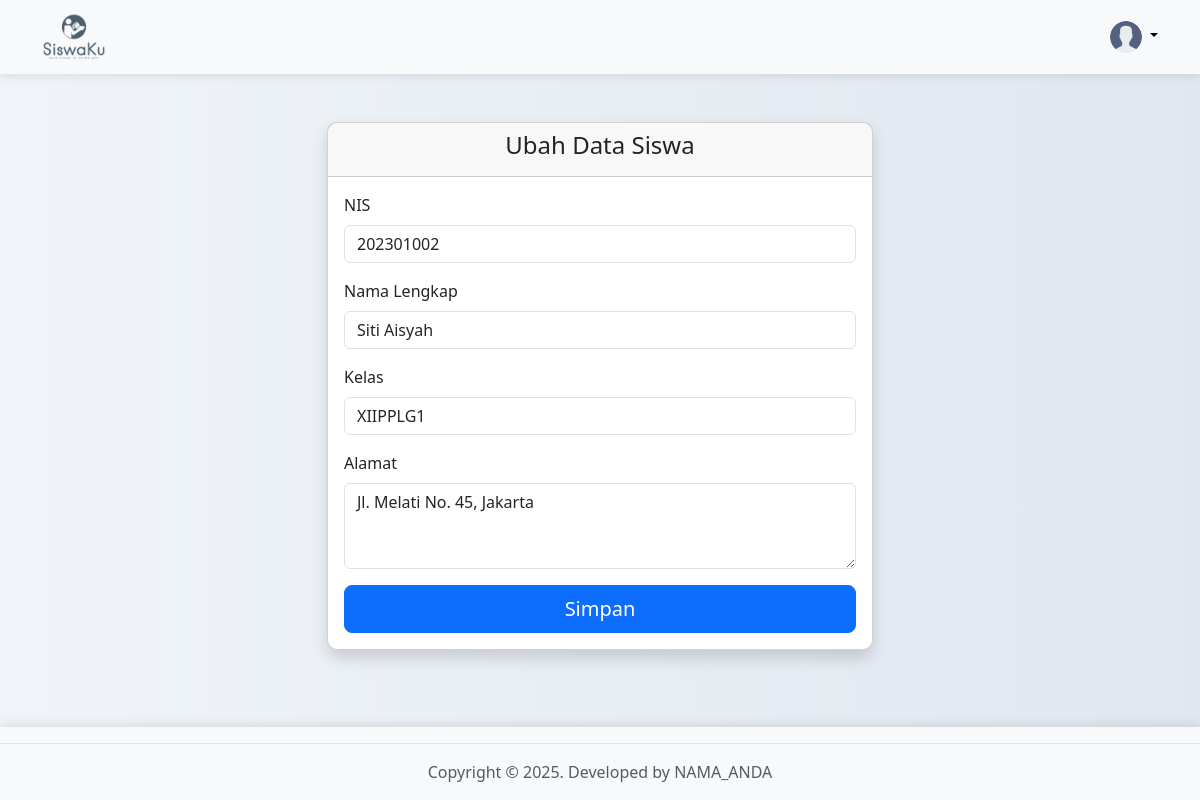
The app's page /form?nis=202301002 (signed in) with its own data.
### tables this page shows
CREATE TABLE IF NOT EXISTS `students` (
  `id` int(11) NOT NULL AUTO_INCREMENT,
  `nis` int(11) NOT NULL,
  `fullname` varchar(255) NOT NULL,
  `class` varchar(50) NOT NULL DEFAULT '',
  `address` text NOT NULL,
  PRIMARY KEY (`id`),
  UNIQUE KEY `nis` (`nis`)
);

### controllers/Form.php (called while the page is built, shortened)
<?php
require_once 'models/Student.php';
class Form
{
  public function index()
  {
    if (isset($_SESSION['user_id'])) {
      if (isset($_GET['nis'])) {
        $student = new Student();
        $data = $student->getStudentByNIS($_GET['nis']);
        if (count($data) > 0) {
          return Route::view('form', ['data' => $data[0]]);
        }
      }
      return Route::view('form');
    }
    return Route::redirect('/login');
  }
}

### models/Student.php (called while the page is built, shortened)
<?php
class Student
{
    private $db;
    public function __construct()
    {
        $database = new Database();
        $this->db = $database->getConnection();
    }
    public function getStudentByNIS($nis)
    {
        $query = "SELECT * FROM students WHERE nis = :nis";
        $stmt = $this->db->prepare($query);
        $stmt->bindParam(':nis', $nis);
        $stmt->execute();
        return $stmt->fetchAll(PDO::FETCH_ASSOC);
    }
}

### helpers/Database.php (called while the page is built, shortened)
<?php
class Database
{
  private $connection;
  private function connect()
  {
    try {
      $this->connection = new PDO("mysql:host=" . DB_HOST . ";dbname=" . DB_NAME, DB_USER, DB_PASS);
      $this->connection->setAttribute(PDO::ATTR_ERRMODE, PDO::ERRMODE_EXCEPTION);
    } catch (PDOException $e) {
      die("Connection failed: " . $e->getMessage());
    }
  }
  public function getConnection()
  {
    return $this->connection;
  }
}

### views/form.php (the view, shortened to what this page needs)
<!DOCTYPE html>
<html lang="en">
<head>
  <link rel="stylesheet" href="assets/css/bootstrap.min.css">
  <link rel="stylesheet" href="assets/css/custom.css">
</head>
<body class="min-vh-100 elegant-background">
  <nav class="navbar bg-body-tertiary">
    <div class="container">
      <a class="navbar-brand" href="/">
        <img src="assets/images/logo-gray.png" width="64">
      </a>
      <div class="dropdown text-end">
        <a href="#" class="d-block link-body-emphasis text-decoration-none dropdown-toggle" data-bs-toggle="dropdown" aria-expanded="false">
          <img src="assets/images/icon-user.png" alt="mdo" width="32" height="32" class="rounded-circle">
        </a>
      </div>
    </div>
  </nav>
  <main class="container mt-5">
    <div class="row justify-content-center">
      <div class="col-md-6">
        <div class="card shadow">
          <div class="card-header">
            <h4 class="text-center"><?php echo isset($data['nis']) ? 'Ubah' : 'Tambah'; ?> Data Siswa</h4>
          </div>
          <div class="card-body">
            <form action="<?php echo isset($data['nis']) ? 'form/update' : 'form/insert'; ?>" method="post" novalidate>
              <div class="mb-3">
                <label for="nis" class="form-label">NIS</label>
                <input
                  type="number"
                  class="form-control <?php echo isset($validation['nis']) && !$validation['nis'] ? 'is-invalid' : ''; ?>"
                  value="<?php echo isset($data['nis']) ? $data['nis'] : ''; ?>"
                  name="nis"
                  pattern="[0-9]+"
                  <?php echo isset($data['nis']) ? 'readonly' : ''; ?>
                  required>
              </div>
              <div class="mb-3">
                <label for="fullname" class="form-label">Nama Lengkap</label>
                <input
                  type="text"
                  class="form-control <?php echo isset($validation['fullname']) && !$validation['fullname'] ? 'is-invalid' : ''; ?>"
                  value="<?php echo isset($data['fullname']) ? $data['fullname'] : ''; ?>"
                  name="fullname"
                  pattern="[a-zA-Z\s]+"
                  required>
              </div>
              <div class="mb-3">
                <label for="kelas" class="form-label">Kelas</label>
                <input
                  type="text"
                  class="form-control <?php echo isset($validation['class']) && !$validation['class'] ? 'is-invalid' : ''; ?>"
                  value="<?php echo isset($data['class']) ? $data['class'] : ''; ?>"
                  name="class"
                  pattern="[a-zA-Z0-9]+"
                  required>
              </div>
              <div class="mb-3">
                <label for="address" class="form-label">Alamat</label>
                <textarea
                  class="form-control <?php echo isset($validation['address']) && !$validation['address'] ? 'is-invalid' : ''; ?>"
                  name="address"
                  rows="3"
                  required><?php echo isset($data['address']) ? $data['address'] : ''; ?></textarea>
              </div>
              <button type="submit" class="btn btn-lg btn-primary w-100">Simpan</button>
            </form>
          </div>
        </div>
      </div>
    </div>
  </main>
  <footer class="fixed-bottom w-100">
    <ul class="nav border-bottom pb-3 mb-3">
    </ul>
    <p class="text-center text-body-secondary">Copyright &copy; 2025. Developed by <?php echo APP_AUTHOR; ?></p>
  </footer>
</body>
</html>

### assets/css/custom.css (style rules this page uses)
body { background: linear-gradient(to right, #f0f4f8, #e0e7ef); padding-bottom: 70px; }
.navbar { box-shadow: 0 2px 10px rgba(0, 0, 0, 0.1); }
.card { border-radius: 10px; box-shadow: 0 4px 20px rgba(0, 0, 0, 0.1); }
footer { background-color: #f8f9fa; box-shadow: 0 -2px 10px rgba(0, 0, 0, 0.1); }

### records on screen
students: nis "202301002", fullname "Siti Aisyah", class "XIIPPLG1", address "Jl. Melati No. 45, Jakarta"

### other values on screen
APP_AUTHOR "NAMA_ANDA"
